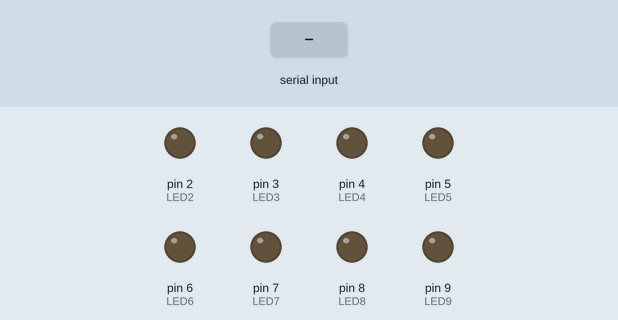
Simulated run of this sketch. Board: Arduino Uno, built with avr-gcc and run on an emulated ATmega328P. Shown: output pins drawn as LEDs (lit = HIGH). The test bench sets the inputs (shaded band).

Above: at 1.2 s.
1.3 s: "1" received over Serial
At 1.6 s:
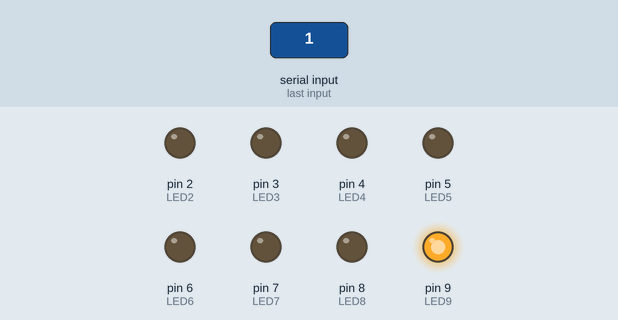
2.8 s: "2" received over Serial
At 3.9 s:
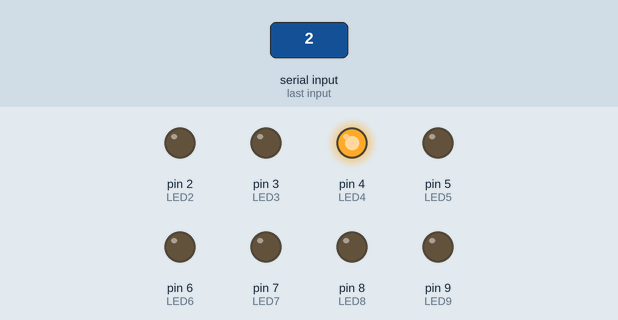
4.3 s: "3" received over Serial
At 5.1 s:
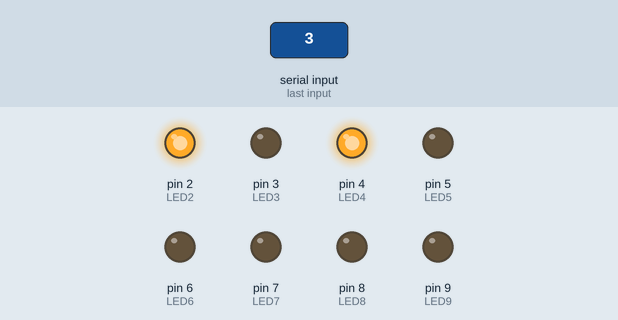
5.8 s: "0" received over Serial
At 6.2 s:
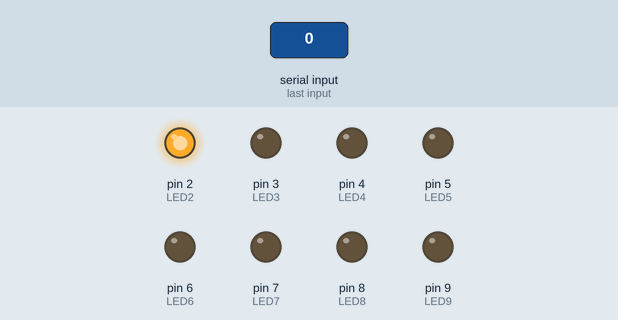
7.3 s: "5" received over Serial
At 8.5 s:
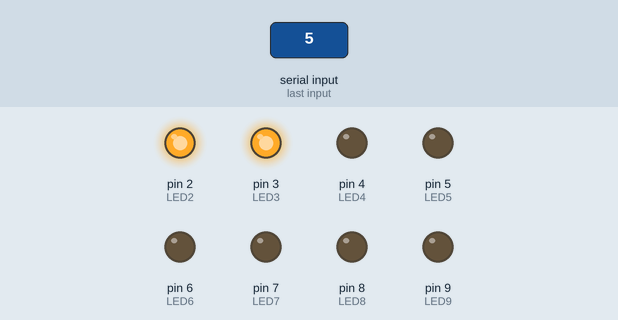
8.8 s: "4" received over Serial
At 9.7 s:
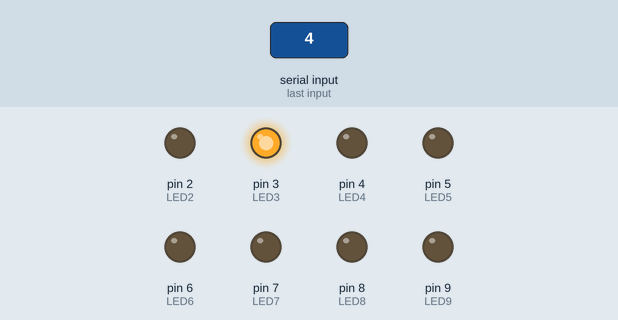
Timing chart, 0 to 11.3 s (numbered marks = the images above; inputs shaded):
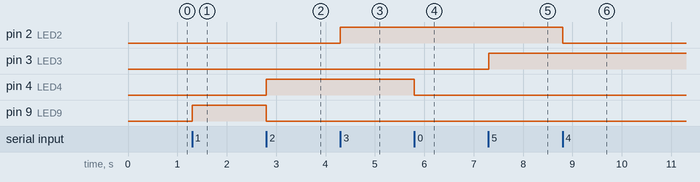

Measured:
- after the input at 1.3 s, pin 9 (LED9): LOW → HIGH at once
- after the input at 2.8 s, pin 4 (LED4): LOW → HIGH at once; pin 9 (LED9): HIGH → LOW at once
- after the input at 4.3 s, pin 2 (LED2): LOW → HIGH at once
- after the input at 5.8 s, pin 4 (LED4): HIGH → LOW at once
- after the input at 7.3 s, pin 3 (LED3): LOW → HIGH at once
- after the input at 8.8 s, pin 2 (LED2): HIGH → LOW at once

The sketch:

RFTest.ino
```cpp
/*
 * Ben Provenzano III
 * -----------------
 * Oct. 24th 2015
 * Serial Home Automation / DAM1021 Input Controller
 * v2
 *
 */


#define LED2 2
#define LED3 3
#define LED4 4
#define LED5 5
#define LED6 6
#define LED7 7
#define LED8 8
#define LED9 9

int input = 0;       // variable to keep the data from the serial port

void setup() {
  pinMode(LED2,OUTPUT);    // declare the LED's pin as output
  pinMode(LED3,OUTPUT);    // declare the LED's pin as output
  pinMode(LED4,OUTPUT);    // declare the LED's pin as output
  pinMode(LED5,OUTPUT);    // declare the LED's pin as output
  pinMode(LED6,OUTPUT);    // declare the LED's pin as output
  pinMode(LED7,OUTPUT);    // declare the LED's pin as output
  pinMode(LED8,OUTPUT);    // declare the LED's pin as output
  pinMode(LED9,OUTPUT);    // declare the LED's pin as output
  Serial.begin(9600);        // connect to the serial port
}

void loop () {
  input = Serial.read();      // read the serial port

    if (input == '0'){
      digitalWrite(LED4, LOW);
      digitalWrite(LED9, LOW);
  }
    if (input == '1'){
      digitalWrite(LED4, LOW);
      digitalWrite(LED9, HIGH);
  }
    if (input == '2'){
      digitalWrite(LED9, LOW);
      digitalWrite(LED4, HIGH);
  }
    if (input == '3'){
      digitalWrite(LED2, HIGH);
  }
    if (input == '4'){
      digitalWrite(LED2, LOW);
  }
    if (input == '5'){
      digitalWrite(LED3, HIGH);
  }
    if (input == '6'){
      digitalWrite(LED3, LOW);
  }
    if (input == '7'){
      digitalWrite(LED5, HIGH);
  }
    if (input == '8'){
      digitalWrite(LED5, LOW);
  }
    if (input == '9'){
      digitalWrite(LED6, HIGH);
  }
    if (input == '11'){
      digitalWrite(LED6, LOW);
  }
    if (input == '12'){
      digitalWrite(LED7, HIGH);
  }
    if (input == '13'){
      digitalWrite(LED7, LOW);
  }
    if (input == '14'){
      digitalWrite(LED8, HIGH);
  }
    if (input == '15'){
      digitalWrite(LED8, LOW);
  }

}
```
